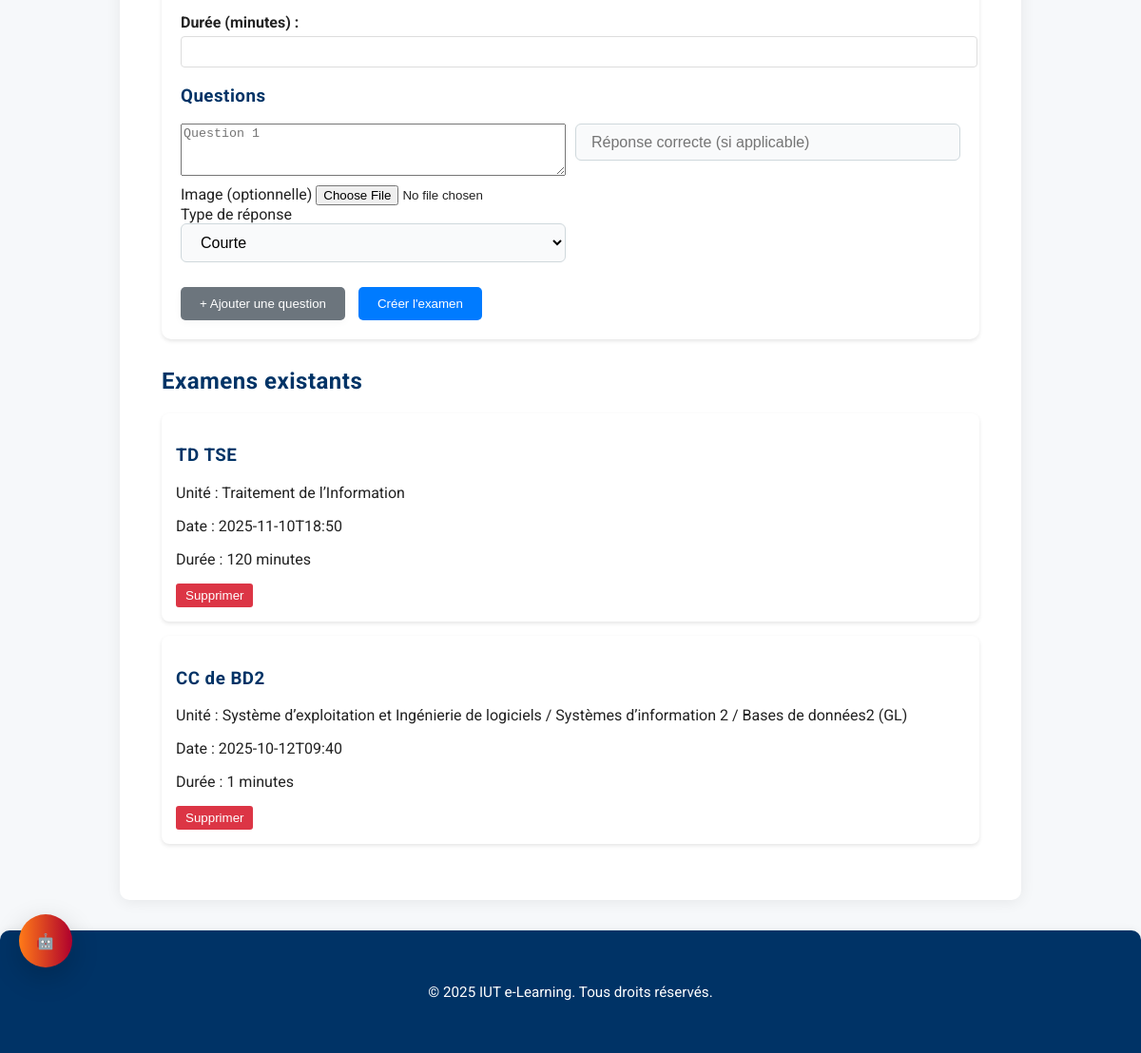
The page /admin/exams (signed in, lower part) on the database as committed earlier.
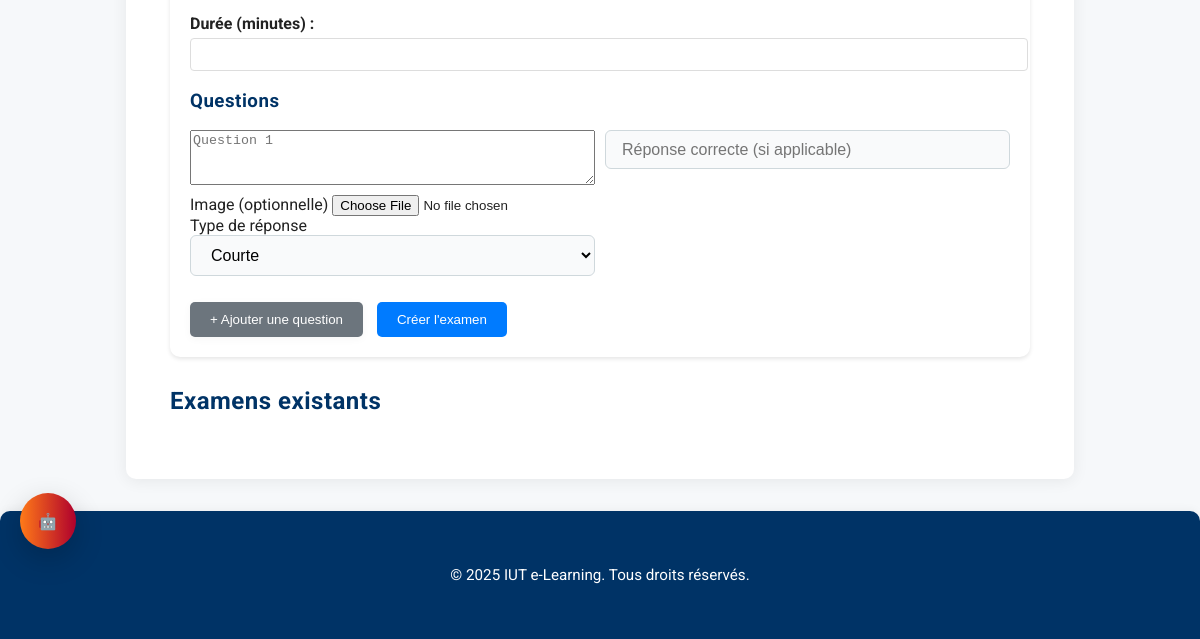
The same page on the database as committed later.
### tables this page shows
CREATE TABLE examens (
    id INTEGER PRIMARY KEY AUTOINCREMENT,
    unite_id INTEGER NOT NULL,
    titre TEXT NOT NULL,
    date_debut DATETIME NOT NULL,
    duree INTEGER NOT NULL,
    filiere TEXT,
    created_at DATETIME DEFAULT CURRENT_TIMESTAMP,
    FOREIGN KEY (unite_id) REFERENCES unites (id)
);

CREATE TABLE unites (
    id INTEGER PRIMARY KEY AUTOINCREMENT,
    nom TEXT NOT NULL,
    semestre_id INTEGER NOT NULL,
    professeur TEXT,
    credits INTEGER,
    description TEXT,
    FOREIGN KEY(semestre_id) REFERENCES semestres(id)
);

### app.py (the view, shortened to what this page needs)
@app.route("/admin/exams", methods=["GET", "POST"])
@admin_required
def admin_exams():
    conn = get_db_connection()
    unites = conn.execute("SELECT * FROM unites").fetchall()
    examens = conn.execute("""
        SELECT e.*, u.nom as unite_nom
        FROM examens e
        JOIN unites u ON e.unite_id = u.id
        ORDER BY e.date_debut DESC
    """).fetchall()
    conn.close()
    return render_template("admin_exams.html", unites=unites, examens=examens)

### app.py (called while the page is built)
def get_openai_api_key():
    key = None
    try:
        key = app.config.get('OPENAI_API_KEY')
    except Exception:
        key = None
    if not key:
        key = globals().get('OPENAI_API_KEY')
    if not key:
        key = os.getenv('OPENAI_API_KEY')
    if not key:
        key = getattr(openai, 'api_key', None)
    return key

def get_db_connection():
    conn = sqlite3.connect(os.path.join(os.path.dirname(__file__), 'database', 'iut_courses.db'))
    conn.row_factory = sqlite3.Row
    return conn

@app.context_processor
def inject_admin_status():
    return {'openai_key_configured': bool(get_openai_api_key())}

def is_admin():
    return session.get("user_email") == ADMIN_EMAIL

def admin_required(f):
    @wraps(f)
    def decorated_function(*args, **kwargs):
        if not is_admin():
            return "Accès réservé à l'administrateur.", 403
        return f(*args, **kwargs)
    return decorated_function

### templates/admin_exams.html (shortened to what this page needs)
{% extends "base.html" %}
{% block content %}
<div class="admin-container">
    <div class="exam-form-container">
        <form method="POST" class="exam-form" enctype="multipart/form-data">
            <div class="form-group">
                <label for="duree">Durée (minutes) :</label>
                <input type="number" id="duree" name="duree" min="1" required>
            </div>
            <div id="questions-container">
                <h3>Questions</h3>
                <div class="question-item">
                    <textarea name="questions[]" placeholder="Question 1" required rows="3"></textarea>
                    <input type="text" name="reponses[]" placeholder="Réponse correcte (si applicable)">
                    <div>
                        <label>Image (optionnelle)</label>
                        <input type="file" name="question_image[]" accept="image/*">
                        <label>Type de réponse</label>
                        <select name="answer_type[]">
                            <option value="short">Courte</option>
                        </select>
                    </div>
                </div>
            </div>
            <button type="button" class="btn-secondary" onclick="addQuestion()">+ Ajouter une question</button>
            <button type="submit" class="btn-primary">Créer l'examen</button>
        </form>
    </div>
    <div class="existing-exams">
        <h2>Examens existants</h2>
        <div class="exams-list">
            {% for exam in examens %}
<div class="exam-item">
    <h3>{{ exam.titre }}</h3>
    <p>Unité : {{ exam.unite_nom }}</p>
    <p>Date : {{ exam.date_debut }}</p>
    <p>Durée : {{ exam.duree }} minutes</p>
    <form method="POST" action="{{ url_for('admin_exams_delete', exam_id=exam.id) }}"
          style="display: inline;">
        <button type="submit" class="btn-danger"
                onclick="return confirm('Êtes-vous sûr de vouloir supprimer cet examen ?')">
            Supprimer
        </button>
    </form>
</div>
            {% endfor %}
        </div>
    </div>
</div>
{% endblock %}

### templates/base.html (shortened to what this page needs)
<!DOCTYPE html>
<html lang="fr">
<head>
    <link rel="stylesheet" href="{{ url_for('static', filename='style.css') }}">
</head>
<body>
    <header class="main-header">
        <div class="container header-flex">
            <div id="assistant-toggle" title="Assistant IA" style="position:fixed; left:20px; bottom:90px; z-index:99999;">
                <div id="assistant-btn" style="background:linear-gradient(90deg,#ff7a18,#af002d); width:56px;height:56px;border-radius:50%;display:flex;align-items:center;justify-content:center;color:#fff;box-shadow:0 10px 30px rgba(0,0,0,0.2);cursor:pointer">🤖</div>
            </div>
</header>
    <main class="container" {% if session.get('user_id') %}data-user-id="{{ session.get('user_id') }}"{% endif %}>
        {% block content %}{% endblock %}
    </main>
    <footer class="main-footer">
        <div class="container">
            <p>&copy; 2025 IUT e-Learning. Tous droits réservés.</p>
        </div>
    </footer>
</body>
</html>

### static/style.css (style rules this page uses)
.btn, .btn-secondary { position: relative; overflow: hidden; }
h1, h2, h3, h4, h5 { font-family: 'Roboto', Arial, sans-serif; font-weight: 700; letter-spacing: 0.5px; }
.input-text, input[type="text"], input[type="email"], input[type="password"], select { width: 100%; padding: 0.6rem 1rem; border: 1.5px solid #cfd8dc; border-radius: 6px; margin-bottom: 1rem; font-size: 1rem; background: #f9fafb; transition: border 0.2s, box-shadow 0.2s; box-sizing: border-box; }
body { font-family: 'Roboto', Arial, sans-serif; background: #f6f8fa; margin: 0; color: #222; }
.main-header { background: #003366; color: #fff; padding: 0.5rem 0; box-shadow: 0 2px 8px rgba(0,0,0,0.04); }
.header-flex { display: flex; align-items: center; justify-content: space-between; }
.btn-secondary { background: #fff; color: #003366; border: 2px solid #ff9900; box-shadow: 0 2px 8px rgba(0,0,0,0.04); transition: background 0.2s, color 0.2s, border 0.2s, transform 0.15s; }
.container { max-width: 900px; margin: 0 auto; padding: 1.5rem; }
main.container { background: #fff; border-radius: 10px; box-shadow: 0 2px 16px rgba(0,0,0,0.07); margin-top: 2rem; margin-bottom: 2rem; }
h1, h2, h3 { color: #003366; }
.main-footer { background: #003366; color: #fff; text-align: center; padding: 1rem 0; font-size: 0.95rem; margin-top: 2rem; box-shadow: 0 -2px 8px rgba(0,0,0,0.04); border-radius: 10px 10px 0 0; }

### templates/admin_exams.html (style rules this page uses)
.admin-container { max-width: 1200px; margin: 0 auto; padding: 20px; }
.exam-form-container { background: white; padding: 20px; border-radius: 10px; box-shadow: 0 2px 4px rgba(0,0,0,0.1); margin-bottom: 30px; }
.form-group { margin-bottom: 15px; }
.form-group label { display: block; margin-bottom: 5px; font-weight: bold; }
.form-group input, .form-group select { width: 100%; padding: 8px; border: 1px solid #ddd; border-radius: 4px; }
.question-item { display: grid; grid-template-columns: 1fr 1fr; gap: 10px; margin-bottom: 10px; }
.btn-primary { background: #007bff; color: white; border: none; padding: 10px 20px; border-radius: 5px; cursor: pointer; }
.btn-secondary { background: #6c757d; color: white; border: none; padding: 10px 20px; border-radius: 5px; cursor: pointer; margin-right: 10px; }

Rows that differ between the two databases and show on the page:
removed examens: titre "TD TSE", unite_nom "Traitement de l’Information", date_debut "2025-11-10T18:50", duree "120"
removed examens: titre "CC de BD2", unite_nom "Système d’exploitation et Ingénierie de logiciels / Systèmes d’information 2 / Bases de données2 (GL)", date_debut "2025-10-12T09:40", duree "1"
